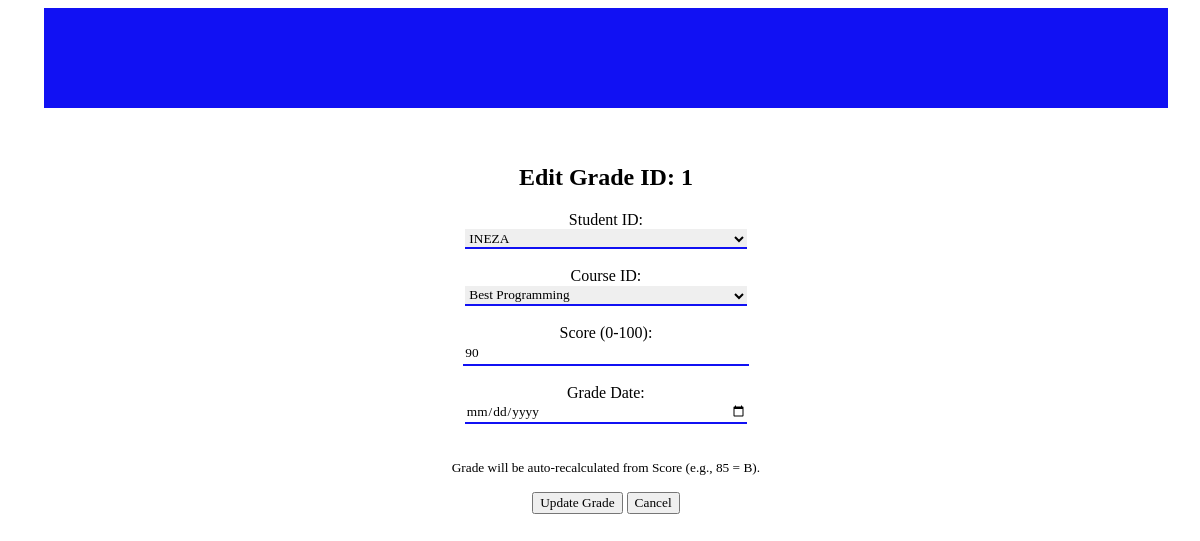
/EditGrade.php?id=1 (signed in), run on the app's committed database.
### tables this page shows
CREATE TABLE `grade` (
  `Grade_Id` int(11) NOT NULL,
  `Student_Id` varchar(10) NOT NULL,
  `Course_Id` varchar(10) NOT NULL,
  `Score` int(11) NOT NULL,
  `Grade_Letter` varchar(10) NOT NULL,
  `Graded_Date` date NOT NULL
);

CREATE TABLE `student` (
  `Student_Id` varchar(10) NOT NULL,
  `Full_Name` varchar(200) NOT NULL,
  `Gender` varchar(15) NOT NULL,
  `Email` varchar(100) NOT NULL,
  `Phone` varchar(15) NOT NULL,
  `Enrollment_Date` date NOT NULL,
  `Status` varchar(15) NOT NULL
);

CREATE TABLE `course` (
  `Course_Id` varchar(10) NOT NULL,
  `Instructor_Id` varchar(10) NOT NULL,
  `Title` varchar(100) NOT NULL,
  `Description` varchar(300) NOT NULL,
  `Duration` int(11) NOT NULL,
  `Start_Date` date NOT NULL
);

### EditGrade.php (the view, shortened to what this page needs)
<?php
require 'db.php';
$id = intval($_GET['id'] ?? 0);
$errors = [];
$grade = null;
if (!isset($conn) || !$conn || $conn->connect_error) {
    $message = "Database connection failed: " . htmlspecialchars($conn->connect_error ?? 'Unknown error');
    error_log("DB Connect Error in EditGrade: " . ($conn->connect_error ?? 'Unknown'));
} else {
    $studentList = [];
    $courseList = [];
    $studentsQuery = $conn->query("SELECT Student_Id, Full_Name FROM `student` WHERE Status='Active' ORDER BY Full_Name");
    if ($studentsQuery) {
        while ($row = $studentsQuery->fetch_assoc()) {
            $studentList[] = $row;
        }
    } else {
        $errors[] = "Failed to fetch students: " . htmlspecialchars($conn->error);
        error_log("Students Query Error: " . $conn->error);
    }
    $coursesQuery = $conn->query("SELECT Course_Id, Title FROM `course` ORDER BY Title");
    if ($coursesQuery) {
        while ($row = $coursesQuery->fetch_assoc()) {
            $courseList[] = $row;
        }
    } else {
        $errors[] = "Failed to fetch courses: " . htmlspecialchars($conn->error);
        error_log("Courses Query Error: " . $conn->error);
    }
    if ($id <= 0) {
        $errors[] = "Invalid ID.";
    } else {
        $stmt = $conn->prepare("SELECT * FROM `grade` WHERE Grade_Id = ?");
        if (!$stmt) {
            $errors[] = "Prepare failed for fetch: " . htmlspecialchars($conn->error);
            error_log("Fetch Prepare Error: " . $conn->error);
        } else {
            $stmt->bind_param("i", $id);
            if (!$stmt->execute()) {
                $errors[] = "Execute failed for fetch: " . htmlspecialchars($stmt->error);
                error_log("Fetch Execute Error: " . $stmt->error);
            } else {
                $result = $stmt->get_result();
                $grade = $result->fetch_assoc();
            }
        }
    }
}
?>
<!DOCTYPE html>
<html>
<head>
    <link rel="stylesheet" href="style.css">
</head>
<body>
<div class="header">
</div>
<div class="content">
    <center><br><br>
        <h2>Edit Grade ID: <?php echo $id; ?></h2>
        <?php if ($grade && empty($errors)): ?>
            <form method="POST">
                <label>Student ID:</label><br>
                <select name="Student_Id" required>
                    <?php foreach ($studentList as $student): ?>
                        <option value="<?php echo htmlspecialchars($student['Student_Id']); ?>" <?php echo ($grade['Student_Id'] === $student['Student_Id']) ? 'selected' : ''; ?>>
                            <?php echo htmlspecialchars($student['Full_Name']); ?>
                        </option>
                    <?php endforeach; ?>
                </select><br><br>
                <label>Course ID:</label><br>
                <select name="Course_Id" required>
                    <?php foreach ($courseList as $course): ?>
                        <option value="<?php echo htmlspecialchars($course['Course_Id']); ?>" <?php echo ($grade['Course_Id'] === $course['Course_Id']) ? 'selected' : ''; ?>>
                            <?php echo htmlspecialchars($course['Title']); ?>
                        </option>
                    <?php endforeach; ?>
                </select><br><br>
                <label>Score (0-100):</label><br>
                <input type="number" name="Score" min="0" max="100" step="0.1" value="<?php echo htmlspecialchars($grade['Score']); ?>" required><br><br>
                <label>Grade Date:</label><br>
                <input type="date" name="Gdate" value="<?php echo htmlspecialchars($grade['Gdate']); ?>" max="<?php echo date('Y-m-d'); ?>" required><br><br>
                <p><small>Grade will be auto-recalculated from Score (e.g., 85 = B).</small></p>
                <button type="submit">Update Grade</button>
                <a href="VGrade.php"><button type="button">Cancel</button></a>
            </form>
        <?php endif; ?>
    </center>
</div>
<div class="footer">
</div>
</body>
</html>

### style.css (style rules this page uses)
* { font-family: cursive; text-decoration: none; }
.header { width: 95%; margin-left: 3%; height: 100px; background-color: rgb(17, 17, 243); }
.content { width: 95%; height: auto; margin-left: 3%; border-radius: 20px; }
input[type="text"], input[type="number"], input[type="email"], input[type="password"], input[type="date"] { width: 25%; height: 20px; border-top: none; border-left: none; border-right: none; border-bottom: 2px solid rgb(17, 17, 243); }
select { width: 25%; height: 20px; border-top: none; border-left: none; border-right: none; border-bottom: 2px solid rgb(17, 17, 243); }
.footer { width: 100%; height: 60px; }

### data on the page
grade: Student_Id "INEZA", Course_Id "Best Programming", Score "90"

### other printed values
$id "1"
